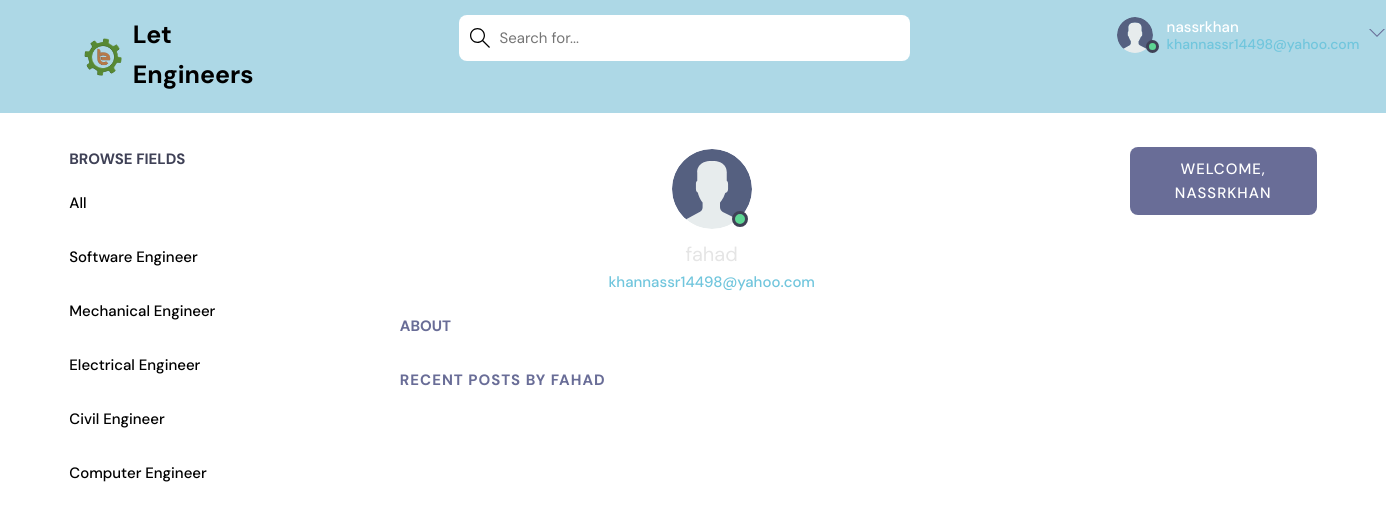
/profile/2/ (signed in), run on the app's committed database.
### app1/models.py (models this page shows, shortened)
class Topic(models.Model):
    name = models.CharField(max_length=200)

### app1/views.py (the view)
# urls.py: path('profile/<str:pk>/', views.user_Profile, name="user-profile"),
@login_required(login_url='index')
def user_Profile(request, pk):
    user = User.objects.get(id=pk)
    rooms = user.room_set.all()
    room_messages = user.message_set.all
    topics = Topic.objects.all()
    context = {'user': user, 'rooms': rooms,
               'room_messages': room_messages, 'topics': topics}
    return render(request, 'home_pages/profile.html', context)

### app1/templates/home_pages/profile.html (shortened to what this page needs)
{% extends 'home_pages/main.html' %}
{% load static %}
{% block content %}
  <main class="profile-page layout layout--3">
    <div class="container">
      {% include 'home_pages/topics_component.html' %}
      <div class="roomList">
        <div class="profile">
          <div class="profile__avatar">
            <div class="avatar avatar--large active">
              <img src="{% static 'images/avatar.svg' %}" />
            </div>
          </div>
          <div class="profile__info">
            <h3>{{user.username}}</h3>
            <p>{{request.user.email}}</p>
          </div>
          <div class="profile__about">
            <h3>About</h3>
          </div>
        </div>
        <div class="roomList__header">
          <div>
            <h2>Recent Posts by {{user.username}}</a>
            </h2>
          </div>
        </div>
      </div>
      {% include 'home_pages/activity_component.html' %}
    </div>
  </main>
{% endblock content%}

### app1/templates/home_pages/navbar.html (shortened to what this page needs)
{% load static %}
<!DOCTYPE html>
<html lang="en">
<head>
  <link rel="stylesheet" href="{% static 'home_pages/css/navbar.css' %}" />
</head>
<body>
  <header class="header header--loggedIn">
    <div class="container">
      <a href="{% url 'index' %}" class="header__logo">
        <img src="{% static 'images/icons/favicon.png' %}" />
        <h1>Let Engineers</h1>
      </a>
      <form class="header__search"method="GET" action="{% url 'home' %}" >
        <label>
          <input name="q"  placeholder="Search for..." />
        </label>
      </form>
      <nav class="header__menu">
        {% if request.user.is_authenticated %}
        <div class="header__user">
          <a href="#">
            <div class="avatar avatar--medium active">
              <img src="{% static 'images/avatar.svg' %}" />
            </div>
            <p>{{request.user.username}}<span>{{request.user.email}}</span></p>
          </a>
          <button class="dropdown-button">
            <svg version="1.1" xmlns="http://www.w3.org/2000/svg" width="32" height="32" viewBox="0 0 32 32">
              <title>chevron-down</title>
              <path d="M16 21l-13-13h-3l16 16 16-16h-3l-13 13z"></path>
            </svg>
          </button>
        </div>
        {% else %}
        <a href="{% url 'login' %}">
          <img src="{% static 'images/avatar.svg' %}" />
          <p>Login</p>
        </a>
        {% endif %}
      </nav>
    </div>
  </header>
</body>
</html>

### app1/templates/home_pages/topics_component.html
<div class="topics">
    <div class="topics__header">
      <h2>Browse Fields</h2>
    </div>
    <ul class="topics__list">
      <li>
        <a href="{% url 'home' %}" >All  </a>
      </li>
      {% for topic in topics %}
      <li>
        <a href="{% url 'home' %}?q={{topic.name}}">{{topic.name}}   </a>
      </li>
      {% endfor %}
    </ul>
  </div>

### app1/templates/home_pages/activity_component.html
<div class="activities">
  <div class="activities__header">
      {% if request.user.is_authenticated %}
      <h2 style="text-align: center;">Welcome, {{request.user.username}}</h2>
    </div>
    {% endif %}
</div>

### static/home_pages/css/style.css (style rules this page uses)
:root { --color-main: #71c6dd; --color-main-light: #e1f6fb; --color-dark: #3f4156; --color-dark-medium: #51546e; --color-dark-light: #696d97; --color-light: #e5e5e5; --color-gray: #8b8b8b; --color-light-gray: #b2bdbd; --color-bg: #2d2d39; --color-success: #5dd693; --color-error: #fc4b0b; }
* { font-family: "DM Sans", -apple-system, BlinkMacSystemFont, "Segoe UI", Roboto, Oxygen, Ubuntu, Cantarell, "Open Sans", "Helvetica Neue", sans-serif; margin: 0; padding: 0; box-sizing: border-box; text-rendering: optimizeLegibility; font-size: inherit; }
html { font-size: 56.25%; }
@media only screen and (min-width: 1200px) { html { font-size: 62.5%; } }
body { line-height: 1.6; font-weight: 400; font-size: 1.5rem; color: white; background-color: white; min-height: 100vh; }
img { width: 100%; }
a { display: inline-block; color: var(--color-main); text-decoration: none; }
.container { max-width: 220rem; width: 90%; margin: auto; }
.avatar { position: relative; display: inline-block; border-radius: 10%; border: 2px solid transparent; }
.avatar img { display: block; border-radius: 50%; object-fit: cover; object-position: center; }
.avatar::after { content: ""; display: block; position: absolute; background-color: var(--color-gray); z-index: 111; border-radius: 50%; border: 0.3rem solid var(--color-dark); }
.avatar.active::after { background-color: var(--color-success); }
.avatar.avatar--medium img { width: 3.6rem; height: 3.6rem; border-radius: 50%; }
.avatar.avatar--medium:after { width: 0.7rem; height: 0.7rem; bottom: 0px; right: -6px; }
.avatar.avatar--large img { display: block; width: 8rem; height: 8rem; border-radius: 50%; }
.avatar.avatar--large:after { width: 1rem; height: 1rem; bottom: 2px; right: 3.5px; }
.layout { margin-top: 3.4rem; }
.layout > .container { display: flex; justify-content: space-between; align-items: flex-start; }
.layout--3 > .container > div:first-child { flex-basis: 18%; max-width: 22.5rem; }
.layout--3 > .container > div:nth-child(2) { flex-basis: 50%; }
.layout--3 > .container > div:last-child { flex-basis: 15%; }
.topics__header { margin-bottom: 2rem; }
.topics__header h2 { text-transform: uppercase; font-weight: 700; color: var(--color-dark); }
.topics__list { list-style: none; }
.topics__list li a { display: flex; justify-content: space-between; margin-bottom: 3rem; font-weight: 500; color: black; transition: all 0.3s ease-in-out; }
.roomList__header { display: flex; justify-content: space-between; align-items: center; margin-bottom: 2.4rem; }
.roomList__header h2 { text-transform: uppercase; font-weight: 650; color: var(--color-dark); letter-spacing: 1px; }
.activities { background: var(--color-dark); border-radius: 8px; overflow: hidden; }
.activities__header h2 { background-color: var(--color-dark-light); text-transform: uppercase; font-weight: 500; padding: 1rem 1.5rem; color: white; letter-spacing: 1px; font-size: 1.5rem; }
.profile { margin-bottom: 3rem; }
.profile__avatar { text-align: center; }
.profile__info { text-align: center; }
.profile__info h3 { font-size: 2rem; color: var(--color-light); font-weight: 400; }
.profile__info p { color: var(--color-main); font-weight: 500; margin-bottom: 1rem; }
.profile__about { margin-top: 2rem; }
.profile__about h3 { text-transform: uppercase; color: var(--color-dark-light); margin-bottom: 0.5rem; }
.profile-page .roomList__header { margin-bottom: 1.5rem; }
.profile-page .roomList__header h2 { color: var(--color-dark-light); }

### data on the page
Topic: name "Software Engineer"
Topic: name "Mechanical Engineer"
Topic: name "Electrical Engineer"
Topic: name "Civil Engineer"
Topic: name "Computer Engineer"

### other printed values
{{ request.user.username }} "nassrkhan"
{{ request.user.email }} "khannassr14498@yahoo.com"
{{ user.username }} "fahad"
{{ user.username }} "FAHAD"
{{ request.user.username }} "NASSRKHAN"
